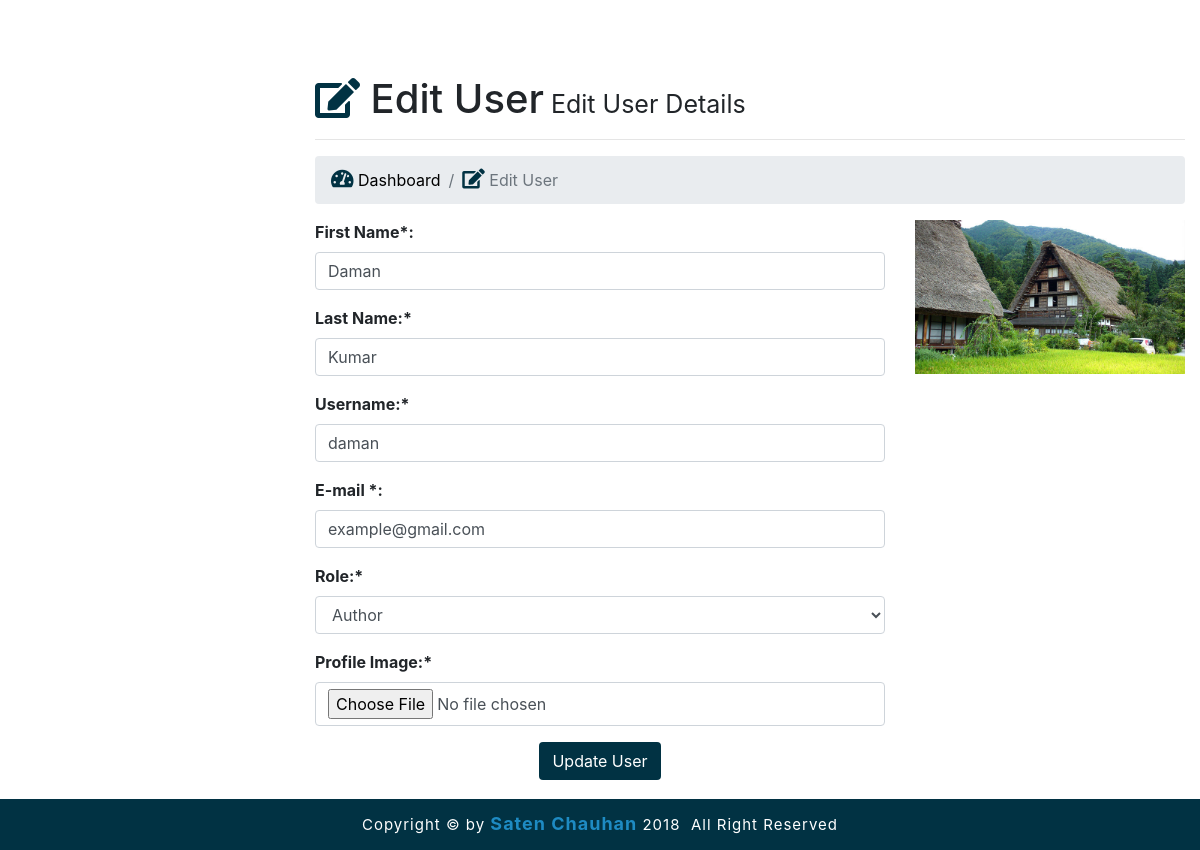
The page /admin/edit-user.php?edit=3 (signed in) on the database its author committed.
### tables this page shows
CREATE TABLE `users` (
  `id` int(11) NOT NULL,
  `first_name` varchar(255) NOT NULL,
  `last_name` varchar(255) NOT NULL,
  `username` varchar(255) NOT NULL,
  `email` varchar(255) NOT NULL,
  `dob` varchar(60) NOT NULL,
  `password` varchar(255) NOT NULL,
  `role` varchar(255) NOT NULL,
  `image` varchar(255) NOT NULL,
  `token` varchar(255) NOT NULL,
  `joined` varchar(50) NOT NULL
);

### admin/edit-user.php (the view, shortened to what this page needs)
<?php include('inc/top.php');
if(isset($_GET['edit'])){
   $edit_id = $_GET['edit'];
   $query = "SELECT * FROM users WHERE id ='$edit_id'";
   $run = mysqli_query($dbcon,$query);
   if(mysqli_num_rows($run) > 0){
     $edit_row = mysqli_fetch_assoc($run);
     $edit_fname = $edit_row['first_name'];
     $edit_lname = $edit_row['last_name'];
     $edit_username = $edit_row['username'];
     $edit_email = $edit_row['email'];
     $edit_role = $edit_row['role'];
     $edit_image = $edit_row['image'];
   }else{
    header("Location:index.php");
   }
}else{
  header("Location: index.php");
}
?>
<body>
<div id="container">
    <div class="container-fluid body-section">
      <div class="row">
        <div class="col-md-3">
      </div>
    <div class="col-md-9 dash">
       <h1><i style="color: #013243;" class="fa fa-edit"></i> Edit User<small style="font-size: 25px;"> Edit User Details</small></h1><hr>
       <ol class="breadcrumb">
        <li class="breadcrumb-item ft-size"><a href="#" class="txt"><i  class="fa fa-tachometer-alt static"></i> Dashboard</a></li>
        <li class="breadcrumb-item active ft-size"><i style="color: #013243;" class="fa fa-edit static"></i> Edit User</li>
      </ol>
  <div class="row">
    <div class="col-md-8" >
        <form action="" method="POST" enctype="multipart/form-data">
          <div class="form-group">
             <label for="first_name"><b>First Name*:</b></label>
             <input type="text" id="first_name" class="form-control" name="first_name" value="<?php if(isset($fname)){ echo $fname; }else if(isset($edit_fname)){ echo $edit_fname; } ?>" placeholder="Enter First Name">
          </div>
          <div class="form-group">
             <label for="last-name"><b>Last Name:*</b></label>
             <input type="text" id="last_name" class="form-control" name="last_name" value="<?php if(isset($lname)){ echo $lname; }else if(isset($edit_lname)){ echo $edit_lname; } ?>"placeholder="Enter Last Name">
         </div>
         <div class="form-group ">
            <label for="username"><b>Username:*</b></label>
            <input type="text" id="username" class="form-control" name="username" value="<?php if(isset($username)){ echo $username; }else if(isset($edit_username)){ echo $edit_username; } ?>" placeholder="Enter Username">
         </div>
         <div class="form-group">
            <label for="email"><b>E-mail *:</b></label>
            <input type="text" id="email" class="form-control" name="email" value="<?php if(isset($email)){ echo $email; }else if(isset($edit_email)){ echo $edit_email; } ?>" placeholder="Enter E-mail Address">
         </div>
         <div class="form-group">
            <label for="role"><b>Role:*</b></label>
            <select name="role" id="role" class="form-control">
            <option value="author" <?php if($edit_role == 'author'){echo "selected";} ?> ><b>Author</b></option>
          </select>
         </div>
         <div class="form-group">
           <label for="image"><b>Profile Image:*</b></label>
           <input type="file" id="image" class="form-control" name="image">
         </div>
         <center><input type="submit" name="update" value="Update User" class="btn btn-custom"></center>
        </form>
    </div>
    <div class="col-md-4">
      <?php
       echo "<img src='../dbpic/$edit_image' width='100%'>";
      ?>
    </div>
   </div>
  </div>
 </div>
</div>
 <?php include('inc/footer.php'); ?>

### admin/css/admin-style.css (style rules this page uses)
html, body { height: 100%; }
body { padding-top: 105px; }
body { font-family: 'cambria', sans-serif; background-color: #EEEDED; }
h1,h2, h3, h4, a { color: #fff; }
h1,h2, h3, h4 { color: #013243; }
i { color: #fff; }
.dash { margin-top: -30px; }
.btn-custom { background: #013243; color: white; }
.fa-file-alt,.fa-comment,.fa-folder-open,.fa-users,.fa-tachometer-alt { color: #013243; }
.txt { text-decoration: none; }
.static { color: #013243; font-size: 20px; }
.tag-boxes .panel-yellow .fa-n2, .txt { color: black; }
.fa-edit { color:#013243; }
#container { min-height: 100%; position: relative; }
.body-section { padding-bottom: 70px; }

### rows shown on the page
users: first_name "Daman", last_name "Kumar", username "daman", email "example@gmail.com", role "Author", image (picture)
